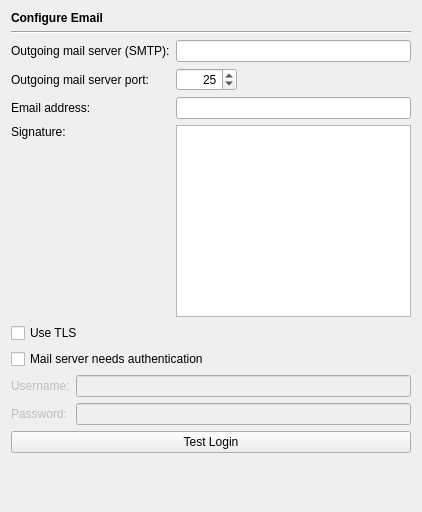
<?xml version="1.0" encoding="UTF-8"?>
<ui version="4.0">
 <class>EmailPage</class>
 <widget class="QWidget" name="EmailPage">
  <property name="geometry">
   <rect>
    <x>0</x>
    <y>0</y>
    <width>422</width>
    <height>512</height>
   </rect>
  </property>
  <layout class="QVBoxLayout" name="verticalLayout">
   <item>
    <widget class="QLabel" name="headerLabel">
     <property name="text">
      <string>&lt;b&gt;Configure Email&lt;/b&gt;</string>
     </property>
    </widget>
   </item>
   <item>
    <widget class="Line" name="line16">
     <property name="frameShape">
      <enum>QFrame::HLine</enum>
     </property>
     <property name="frameShadow">
      <enum>QFrame::Sunken</enum>
     </property>
     <property name="orientation">
      <enum>Qt::Horizontal</enum>
     </property>
    </widget>
   </item>
   <item>
    <layout class="QGridLayout" name="gridLayout_2">
     <item row="0" column="0">
      <widget class="QLabel" name="textLabel2_2">
       <property name="text">
        <string>Outgoing mail server (SMTP):</string>
       </property>
      </widget>
     </item>
     <item row="0" column="1" colspan="2">
      <widget class="QLineEdit" name="mailServerEdit">
       <property name="toolTip">
        <string>Enter the address of your mail server</string>
       </property>
      </widget>
     </item>
     <item row="1" column="0">
      <widget class="QLabel" name="label">
       <property name="text">
        <string>Outgoing mail server port:</string>
       </property>
      </widget>
     </item>
     <item row="1" column="1">
      <widget class="QSpinBox" name="portSpin">
       <property name="toolTip">
        <string>Enter the port of the mail server</string>
       </property>
       <property name="alignment">
        <set>Qt::AlignRight|Qt::AlignTrailing|Qt::AlignVCenter</set>
       </property>
       <property name="minimum">
        <number>1</number>
       </property>
       <property name="maximum">
        <number>65535</number>
       </property>
       <property name="value">
        <number>25</number>
       </property>
      </widget>
     </item>
     <item row="1" column="2">
      <spacer name="horizontalSpacer">
       <property name="orientation">
        <enum>Qt::Horizontal</enum>
       </property>
       <property name="sizeHint" stdset="0">
        <size>
         <width>118</width>
         <height>20</height>
        </size>
       </property>
      </spacer>
     </item>
     <item row="2" column="0">
      <widget class="QLabel" name="textLabel1_5">
       <property name="text">
        <string>Email address:</string>
       </property>
      </widget>
     </item>
     <item row="2" column="1" colspan="2">
      <widget class="QLineEdit" name="emailEdit">
       <property name="toolTip">
        <string>Enter your email address</string>
       </property>
      </widget>
     </item>
     <item row="3" column="0">
      <widget class="QLabel" name="textLabel1_6">
       <property name="text">
        <string>Signature:</string>
       </property>
       <property name="alignment">
        <set>Qt::AlignTop</set>
       </property>
      </widget>
     </item>
     <item row="3" column="1" colspan="2">
      <widget class="QTextEdit" name="signatureEdit">
       <property name="toolTip">
        <string>Enter your email signature</string>
       </property>
       <property name="acceptRichText">
        <bool>false</bool>
       </property>
      </widget>
     </item>
    </layout>
   </item>
   <item>
    <widget class="QCheckBox" name="useTlsCheckBox">
     <property name="toolTip">
      <string>Select to use TLS</string>
     </property>
     <property name="text">
      <string>Use TLS</string>
     </property>
    </widget>
   </item>
   <item>
    <widget class="QCheckBox" name="mailAuthenticationCheckBox">
     <property name="toolTip">
      <string>Select to authenticatate against the mail server</string>
     </property>
     <property name="text">
      <string>Mail server needs authentication</string>
     </property>
    </widget>
   </item>
   <item>
    <layout class="QGridLayout" name="gridLayout">
     <item row="0" column="0">
      <widget class="QLabel" name="textLabel1_15">
       <property name="enabled">
        <bool>false</bool>
       </property>
       <property name="text">
        <string>Username:</string>
       </property>
      </widget>
     </item>
     <item row="0" column="1">
      <widget class="QLineEdit" name="mailUserEdit">
       <property name="enabled">
        <bool>false</bool>
       </property>
       <property name="toolTip">
        <string>Enter your mail server username</string>
       </property>
      </widget>
     </item>
     <item row="1" column="0">
      <widget class="QLabel" name="textLabel2_7">
       <property name="enabled">
        <bool>false</bool>
       </property>
       <property name="text">
        <string>Password:</string>
       </property>
      </widget>
     </item>
     <item row="1" column="1">
      <widget class="QLineEdit" name="mailPasswordEdit">
       <property name="enabled">
        <bool>false</bool>
       </property>
       <property name="toolTip">
        <string>Enter your password for accessing the mail server</string>
       </property>
       <property name="echoMode">
        <enum>QLineEdit::Password</enum>
       </property>
      </widget>
     </item>
     <item row="2" column="0" colspan="2">
      <widget class="QPushButton" name="testButton">
       <property name="toolTip">
        <string>Press to test the login data</string>
       </property>
       <property name="text">
        <string>Test Login</string>
       </property>
      </widget>
     </item>
    </layout>
   </item>
   <item>
    <spacer>
     <property name="orientation">
      <enum>Qt::Vertical</enum>
     </property>
     <property name="sizeHint" stdset="0">
      <size>
       <width>20</width>
       <height>40</height>
      </size>
     </property>
    </spacer>
   </item>
  </layout>
 </widget>
 <tabstops>
  <tabstop>mailServerEdit</tabstop>
  <tabstop>portSpin</tabstop>
  <tabstop>emailEdit</tabstop>
  <tabstop>signatureEdit</tabstop>
  <tabstop>useTlsCheckBox</tabstop>
  <tabstop>mailAuthenticationCheckBox</tabstop>
  <tabstop>mailUserEdit</tabstop>
  <tabstop>mailPasswordEdit</tabstop>
 </tabstops>
 <resources/>
 <connections>
  <connection>
   <sender>mailAuthenticationCheckBox</sender>
   <signal>toggled(bool)</signal>
   <receiver>textLabel1_15</receiver>
   <slot>setEnabled(bool)</slot>
   <hints>
    <hint type="sourcelabel">
     <x>39</x>
     <y>350</y>
    </hint>
    <hint type="destinationlabel">
     <x>49</x>
     <y>377</y>
    </hint>
   </hints>
  </connection>
  <connection>
   <sender>mailAuthenticationCheckBox</sender>
   <signal>toggled(bool)</signal>
   <receiver>textLabel2_7</receiver>
   <slot>setEnabled(bool)</slot>
   <hints>
    <hint type="sourcelabel">
     <x>74</x>
     <y>350</y>
    </hint>
    <hint type="destinationlabel">
     <x>16</x>
     <y>403</y>
    </hint>
   </hints>
  </connection>
  <connection>
   <sender>mailAuthenticationCheckBox</sender>
   <signal>toggled(bool)</signal>
   <receiver>mailUserEdit</receiver>
   <slot>setEnabled(bool)</slot>
   <hints>
    <hint type="sourcelabel">
     <x>105</x>
     <y>350</y>
    </hint>
    <hint type="destinationlabel">
     <x>193</x>
     <y>377</y>
    </hint>
   </hints>
  </connection>
  <connection>
   <sender>mailAuthenticationCheckBox</sender>
   <signal>toggled(bool)</signal>
   <receiver>mailPasswordEdit</receiver>
   <slot>setEnabled(bool)</slot>
   <hints>
    <hint type="sourcelabel">
     <x>176</x>
     <y>350</y>
    </hint>
    <hint type="destinationlabel">
     <x>243</x>
     <y>403</y>
    </hint>
   </hints>
  </connection>
 </connections>
</ui>
